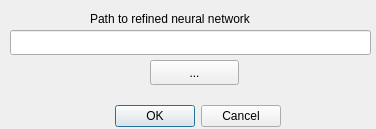
<?xml version="1.0" encoding="UTF-8"?>
<ui version="4.0">
 <class>Dialog</class>
 <widget class="QDialog" name="Dialog">
  <property name="geometry">
   <rect>
    <x>0</x>
    <y>0</y>
    <width>376</width>
    <height>129</height>
   </rect>
  </property>
  <property name="windowTitle">
   <string>Dialog</string>
  </property>
  <widget class="QDialogButtonBox" name="buttonBox">
   <property name="geometry">
    <rect>
     <x>110</x>
     <y>100</y>
     <width>171</width>
     <height>32</height>
    </rect>
   </property>
   <property name="orientation">
    <enum>Qt::Horizontal</enum>
   </property>
   <property name="standardButtons">
    <set>QDialogButtonBox::Cancel|QDialogButtonBox::Ok</set>
   </property>
  </widget>
  <widget class="QLineEdit" name="lineEdit">
   <property name="geometry">
    <rect>
     <x>10</x>
     <y>30</y>
     <width>361</width>
     <height>25</height>
    </rect>
   </property>
  </widget>
  <widget class="QPushButton" name="pushButton">
   <property name="geometry">
    <rect>
     <x>150</x>
     <y>60</y>
     <width>89</width>
     <height>25</height>
    </rect>
   </property>
   <property name="text">
    <string>...</string>
   </property>
  </widget>
  <widget class="QLabel" name="label">
   <property name="geometry">
    <rect>
     <x>90</x>
     <y>10</y>
     <width>211</width>
     <height>17</height>
    </rect>
   </property>
   <property name="text">
    <string>Path to refined neural network</string>
   </property>
  </widget>
 </widget>
 <resources/>
 <connections>
  <connection>
   <sender>buttonBox</sender>
   <signal>accepted()</signal>
   <receiver>Dialog</receiver>
   <slot>accept()</slot>
   <hints>
    <hint type="sourcelabel">
     <x>248</x>
     <y>254</y>
    </hint>
    <hint type="destinationlabel">
     <x>157</x>
     <y>274</y>
    </hint>
   </hints>
  </connection>
  <connection>
   <sender>buttonBox</sender>
   <signal>rejected()</signal>
   <receiver>Dialog</receiver>
   <slot>reject()</slot>
   <hints>
    <hint type="sourcelabel">
     <x>316</x>
     <y>260</y>
    </hint>
    <hint type="destinationlabel">
     <x>286</x>
     <y>274</y>
    </hint>
   </hints>
  </connection>
 </connections>
</ui>
